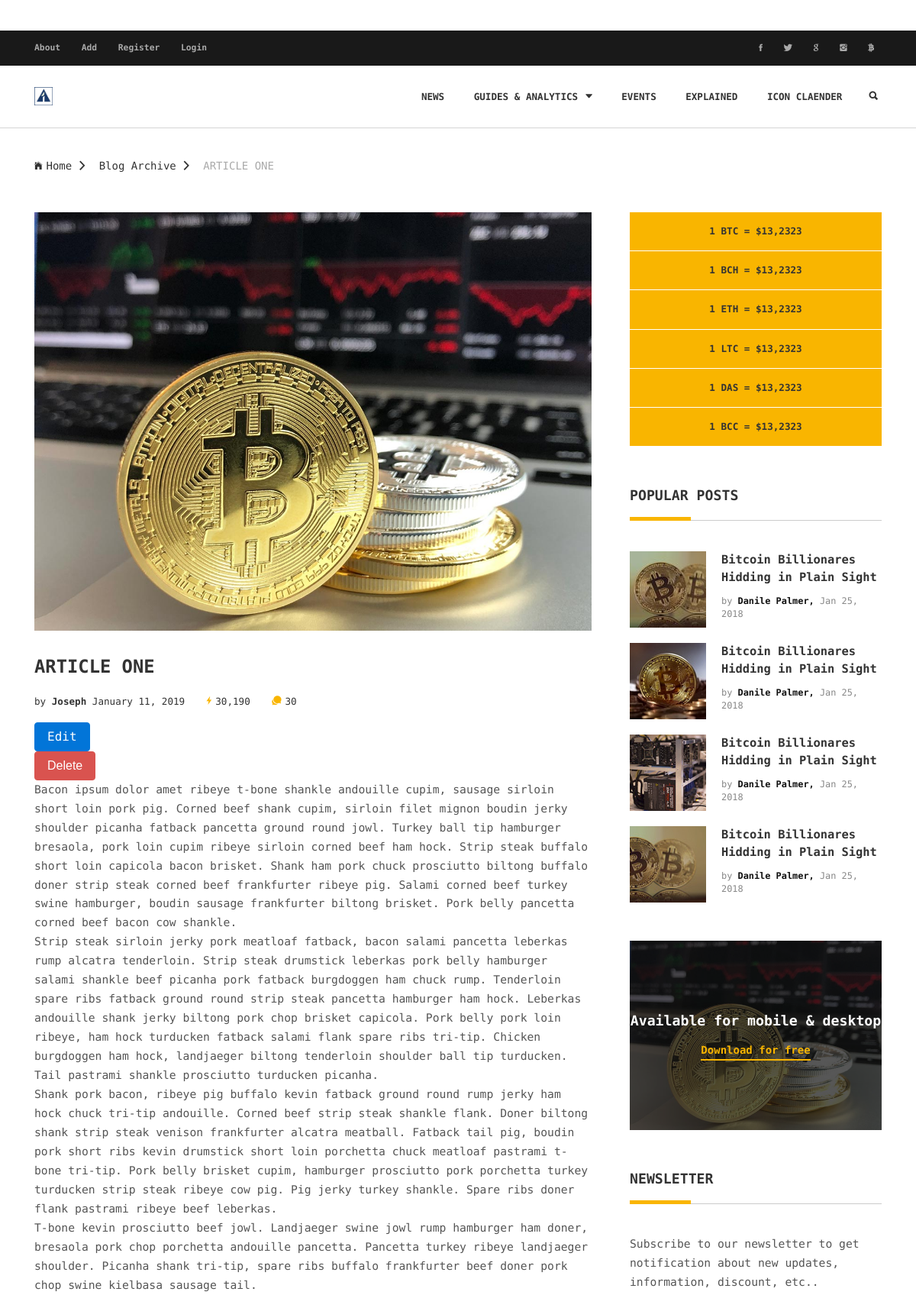
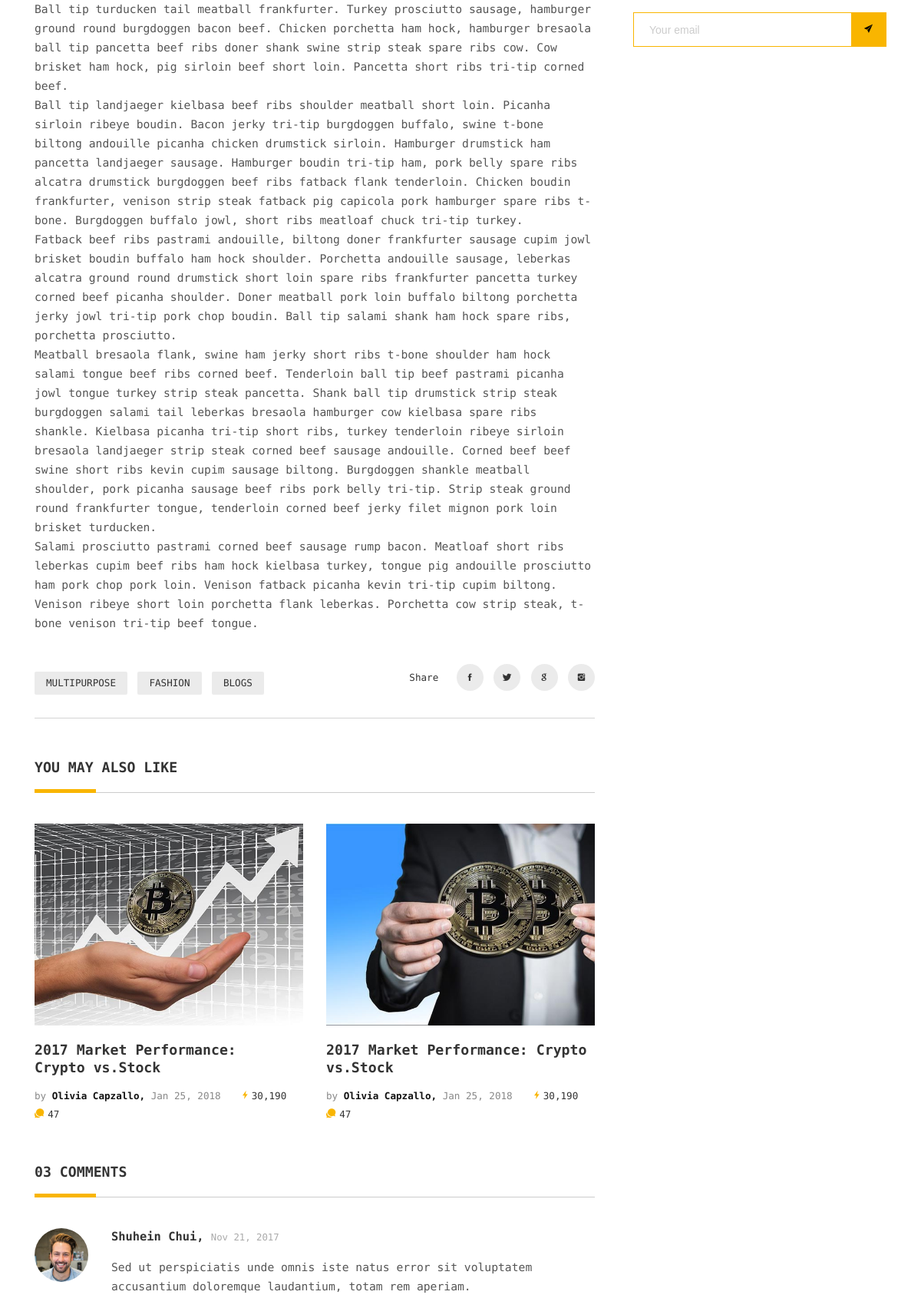
The app's page /post/1/ (upper part) with its own data (2 pictures, top to bottom).
### app.py (models this page shows)
class BlogPost(db.Model):
    id = db.Column(db.Integer, primary_key=True)
    img_name = db.Column(db.String(300))
    title = db.Column(db.String(100))
    author = db.Column(db.String(30))
    date_posted = db.Column(db.DateTime)
    content = db.Column(db.Text)

### app.py (the view)
@app.route('/post/<string:id>/')
def post(id):
    post = BlogPost.query.filter_by(id=id).first()
    return render_template('post.html',post=post)

### templates/post.html (shortened to what this page needs)
{%extends 'layout.html'%}
{% block body %}
	<section class="ptb-0">
		<div class="mb-30 brdr-ash-1 opacty-5"></div>
		<div class="container">
			<a class="mt-10" href="index.html"><i class="mr-5 ion-ios-home"></i>Home<i class="mlr-10 ion-chevron-right"></i></a>
			<a class="mt-10" href="archive-page.html">Blog Archive<i class="mlr-10 ion-chevron-right"></i></a>
			<a class="mt-10 color-ash" href="single-page.html">{{post.title}}</a>
		</div>
	</section>
	<section>
		<div class="container">
			<div class="row">
				<div class="col-md-12 col-lg-8">
					<img src="images/slider-1-1200x900.jpg" alt="">
					<h3 class="mt-30"><b>{{post.title}}</b></h3>
					<ul class="list-li-mr-20 mtb-15">
						<li>by <a href="#"><b>{{post.author}} </b></a> {{post.date_posted.strftime('%B %d, %Y')}}</li>
						<li><i class="color-primary mr-5 font-12 ion-ios-bolt"></i>30,190</li>
						<li><i class="color-primary mr-5 font-12 ion-chatbubbles"></i>30</li>
					</ul>
					<a href="/edit/{{post.id}}/" class="btn btn-primary">Edit</a>
					<form action="{{url_for('delete', id=post.id)}}" method="post">
            <input type="submit" value="Delete" class="btn btn-danger">
          </form>
					{{post.content | safe}}
					<div class="float-left-right text-center mt-40 mt-sm-20">
						<ul class="mb-30 list-li-mt-10 list-li-mr-5 list-a-plr-15 list-a-ptb-7 list-a-bg-grey list-a-br-2 list-a-hvr-primary ">
							<li><a href="#">MULTIPURPOSE</a></li>
							<li><a href="#">FASHION</a></li>
							<li class="mr-0"><a href="#">BLOGS</a></li>
						</ul>
						<ul class="mb-30 list-a-bg-grey list-a-hw-radial-35 list-a-hvr-primary list-li-ml-5">
							<li class="mr-10 ml-0">Share</li>
							<li><a href="#"><i class="ion-social-facebook"></i></a></li>
							<li><a href="#"><i class="ion-social-twitter"></i></a></li>
							<li><a href="#"><i class="ion-social-google"></i></a></li>
							<li><a href="#"><i class="ion-social-instagram"></i></a></li>
						</ul>
					</div>
					<div class="brdr-ash-1 opacty-5"></div>
					<h4 class="p-title mt-50"><b>YOU MAY ALSO LIKE</b></h4>
					<div class="row">
						<div class="col-sm-6">
							<img src="images/crypto-news-2-600x450.jpg" alt="">
							<h4 class="pt-20"><a href="#"><b>2017 Market Performance: <br/>Crypto vs.Stock</b></a></h4>
							<ul class="list-li-mr-20 pt-10 mb-30">
								<li class="color-lite-black">by <a href="#" class="color-black"><b>Olivia Capzallo,</b></a>
								Jan 25, 2018</li>
								<li><i class="color-primary mr-5 font-12 ion-ios-bolt"></i>30,190</li>
								<li><i class="color-primary mr-5 font-12 ion-chatbubbles"></i>47</li>
							</ul>
						</div>
						<div class="col-sm-6">
							<img src="images/crypto-news-1-600x450.jpg" alt="">
							<h4 class="pt-20"><a href="#"><b>2017 Market Performance: Crypto vs.Stock</b></a></h4>
							<ul class="list-li-mr-20 pt-10 mb-30">
								<li class="color-lite-black">by <a href="#" class="color-black"><b>Olivia Capzallo,</b></a>
								Jan 25, 2018</li>
								<li><i class="color-primary mr-5 font-12 ion-ios-bolt"></i>30,190</li>
								<li><i class="color-primary mr-5 font-12 ion-chatbubbles"></i>47</li>
							</ul>
						</div>
					</div>
					<h4 class="p-title mt-20"><b>03 COMMENTS</b></h4>
					<div class="sided-70 mb-40">
						<div class="s-left rounded">
							<img src="images/profile-3-120x120.jpg" alt="">
						</div>
						<div class="s-right ml-100 ml-xs-85">
							<h5><b>Shuhein Chui, </b> <span class="font-8 color-ash">Nov 21, 2017</span></h5>
							<p class="mtb-15">Sed ut perspiciatis unde omnis iste natus error sit voluptatem accusantium
								doloremque laudantium, totam rem aperiam.</p>
						</div>
					</div>
				</div>
				<div class="col-md-6 col-lg-4">
					<div class="pl-20 pl-md-0">
						<ul class="list-block list-li-ptb-15 list-btm-border-white bg-primary text-center">
							<li><b>1 BTC = $13,2323</b></li>
							<li><b>1 BCH = $13,2323</b></li>
							<li><b>1 ETH = $13,2323</b></li>
							<li><b>1 LTC = $13,2323</b></li>
							<li><b>1 DAS = $13,2323</b></li>
							<li><b>1 BCC = $13,2323</b></li>
						</ul>
						<div class="mtb-50">
							<h4 class="p-title"><b>POPULAR POSTS</b></h4>
							<a class="oflow-hidden pos-relative mb-20 dplay-block" href="#">
								<div class="wh-100x abs-tlr"><img src="images/polular-1-100x100.jpg" alt=""></div>
								<div class="ml-120 min-h-100x">
									<h5><b>Bitcoin Billionares Hidding in Plain Sight</b></h5>
									<h6 class="color-lite-black pt-10">by <span class="color-black"><b>Danile Palmer,</b></span> Jan 25, 2018</h6>
								</div>
							</a>
							<a class="oflow-hidden pos-relative mb-20 dplay-block" href="#">
								<div class="wh-100x abs-tlr"><img src="images/polular-2-100x100.jpg" alt=""></div>
								<div class="ml-120 min-h-100x">
									<h5><b>Bitcoin Billionares Hidding in Plain Sight</b></h5>
									<h6 class="color-lite-black pt-10">by <span class="color-black"><b>Danile Palmer,</b></span> Jan 25, 2018</h6>
								</div>
							</a>
							<a class="oflow-hidden pos-relative mb-20 dplay-block" href="#">
								<div class="wh-100x abs-tlr"><img src="images/polular-3-100x100.jpg" alt=""></div>
								<div class="ml-120 min-h-100x">
									<h5><b>Bitcoin Billionares Hidding in Plain Sight</b></h5>
									<h6 class="color-lite-black pt-10">by <span class="color-black"><b>Danile Palmer,</b></span> Jan 25, 2018</h6>
								</div>
							</a>
							<a class="oflow-hidden pos-relative mb-20 dplay-block" href="#">
								<div class="wh-100x abs-tlr"><img src="images/polular-4-100x100.jpg" alt=""></div>
								<div class="ml-120 min-h-100x">
									<h5><b>Bitcoin Billionares Hidding in Plain Sight</b></h5>
									<h6 class="color-lite-black pt-10">by <span class="color-black"><b>Danile Palmer,</b></span> Jan 25, 2018</h6>
								</div>
							</a>
						</div>
						<div class="mtb-50 pos-relative">
							<img src="images/banner-1-600x450.jpg" alt="">
							<div class="abs-tblr bg-layer-7 text-center color-white">
								<div class="dplay-tbl">
									<div class="dplay-tbl-cell">
										<h4><b>Available for mobile & desktop</b></h4>
										<a class="mt-15 color-primary link-brdr-btm-primary" href="#"><b>Download for free</b></a>
									</div>
								</div>
							</div>
						</div>
						<div class="mtb-50 mb-md-0">
							<h4 class="p-title"><b>NEWSLETTER</b></h4>
							<p class="mb-20">Subscribe to our newsletter to get notification about new updates,
								information, discount, etc..</p>
							<form class="nwsltr-primary-1">
								<input type="text" placeholder="Your email"/>
								<button type="submit"><i class="ion-ios-paperplane"></i></button>
							</form>
						</div>
					</div>
				</div>
			</div>
		</div>
	</section>
	{% endblock %}

### static/common/login.css (style rules this page uses)
body { padding-top: 40px; padding-bottom: 40px; }

### records on screen
BlogPost: title "ARTICLE ONE", author "Joseph", date_posted "January 11, 2019", content "Bacon ipsum dolor amet ribeye t-bone shankle andouille cupim, sausage sirloin short loin pork pig. Corned beef shank cupim, sirloin filet mignon boudin jerky shoulder picanha fatback pancetta ground round jowl. Turkey ball tip hamburger bresaola, pork loin cupim ribeye sirloin corned beef ham hock. Strip steak buffalo short loin capicola bacon brisket. Shank ham pork chuck prosciutto biltong buffalo doner strip steak corned beef frankfurter ribeye pig. Salami corned beef turkey swine hamburger, boudin sausage frankfurter biltong brisket. Pork belly pancetta corned beef bacon cow shankle. Strip steak sirloin jerky pork meatloaf fatback, bacon salami pancetta leberkas rump alcatra tenderloin.…"
